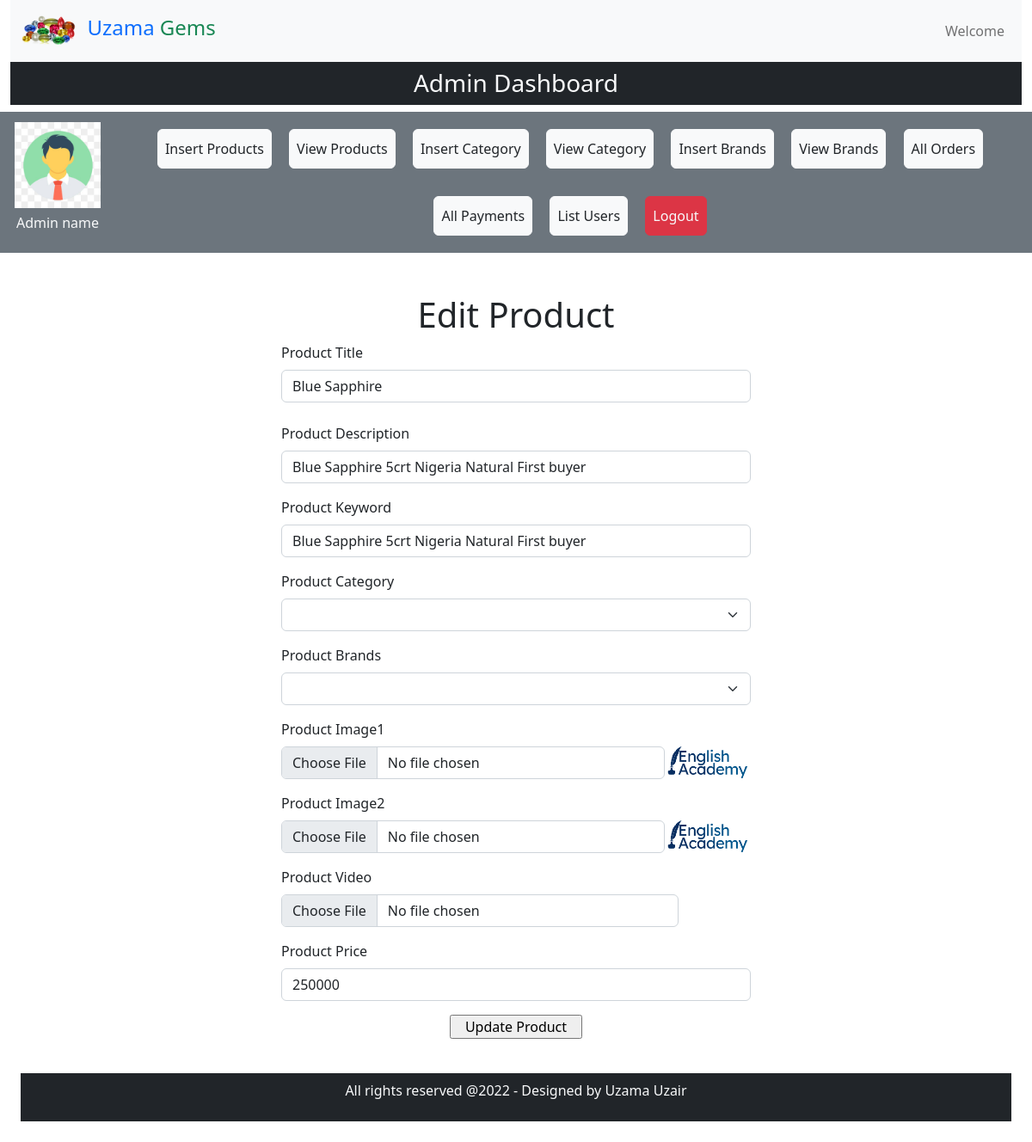
Screenshot of /admin_area/index.php?edit_products=1 with the database file from the repository.
### tables this page shows
CREATE TABLE `products` (
  `product_id` int(11) NOT NULL,
  `product_title` varchar(100) NOT NULL,
  `product_description` varchar(255) NOT NULL,
  `product_keywords` varchar(255) NOT NULL,
  `category_id` int(11) NOT NULL,
  `brand_id` int(11) NOT NULL,
  `product_image1` varchar(255) NOT NULL,
  `product_image2` varchar(255) NOT NULL,
  `product_video` varchar(255) NOT NULL,
  `product_price` varchar(100) NOT NULL,
  `date` timestamp NOT NULL DEFAULT current_timestamp() ON UPDATE current_timestamp(),
  `status` varchar(100) NOT NULL
);

### admin_area/edit_products.php (the view, shortened to what this page needs)
<?php
if(isset($_GET['edit_products'])){
    $edit_id = $_GET['edit_products'];
    $get_data = "SELECT * FROM `products` WHERE product_id=$edit_id";
    $result_edit = mysqli_query($con,$get_data);
    $row = mysqli_fetch_assoc($result_edit);
    $product_title = $row['product_title'];
    $product_description = $row['product_description'];
    $product_keywords = $row['product_keywords'];
    $category_id = $row['category_id'];
    $brand_id   = $row['brand_id'];
    $product_image1 = $row['product_image1'];
    $product_image2 = $row['product_image2'];
    $product_video  = $row['product_video'];
    $product_price = $row['product_price'];
    $select_cate = "SELECT * FROM `categories` WHERE category_id=$category_id";
    $result_category = mysqli_query($con,$select_cate);
    $row_cate = mysqli_fetch_assoc($result_category);
    $category_title = $row_cate['category_title'];
    $select_brand = "SELECT * FROM `brands` WHERE brand_id=$brand_id";
    $result_brand = mysqli_query($con,$select_brand);
    $row_brand = mysqli_fetch_assoc($result_brand);
    $brand_title = $row_brand['brand_title'];
}
?>
<div class="container mt-5">
    <h1 class="text-center">Edit Product</h1>
    <form action="" method="POST" enctype="multipart/form-data">
        <div class="form-outline w-50 m-auto mb-4">
            <label for="" class="form-label">Product Title</label>
            <input type="text" name="product_title" value="<?php echo $product_title ?>" class="form-control" required>
        </div>
        <div class="form-outline w-50 m-auto mb-3">
            <label for="" class="form-label">Product Description</label>
            <input type="text" name="product_description" value="<?php echo $product_description ?>" class="form-control" required>
        </div>
        <div class="form-outline w-50 m-auto mb-3">
            <label for="" class="form-label">Product Keyword</label>
            <input type="text" name="product_keyword" value="<?php echo $product_keywords ?>"  class="form-control" required>
        </div>
        <div class="form-outline w-50 m-auto mb-3">
        <label for="" class="form-label">Product Category</label>
            <select name="product_category" class="form-select">
                <option value="<?php echo $category_title ?>"><?php echo $category_title ?></option>
                <?php
                $select_cate_all = "SELECT * FROM `categories`";
                $result_category_all = mysqli_query($con,$select_cate_all);
                while($row_cate_all = mysqli_fetch_assoc($result_category_all)){
                    $category_title = $row_cate_all['category_title'];
                    $category_id = $row_cate_all['category_id'];
                        echo "<option value='$category_id'>$category_title</option>";
                    }
?>
            </select>
        </div>
        <div class="form-outline w-50 m-auto mb-3">
        <label for="" class="form-label">Product Brands</label>
            <select name="product_brand" class="form-select">
                <option value="<?php echo $brand_title ?>"><?php echo $brand_title ?></option>
                <?php
                    $select_brand_all = "SELECT * FROM `brands`";
                    $result_brand_all = mysqli_query($con,$select_brand_all);
                    while($row_brand_all = mysqli_fetch_assoc($result_brand_all)){
                        $brand_title = $row_brand_all['brand_title'];
                        $brand_id = $row_cate_all['brand_id'];
                            echo "<option value='$brand_id'>$brand_title</option>";
                        }
                    ?>
            </select>
        </div>
        <div class="form-outline w-50 m-auto mb-3">
            <label for="" class="form-label">Product Image1</label>
            <div class="d-flex">
              <input type="file" name="product_image1" class="form-control w-90 m-auto" required>
              <img src="./product_images/<?php echo $product_image1 ?>" class="product_img1" alt="">
            </div>
        </div>
        <div class="form-outline w-50 m-auto mb-3">
            <label for="" class="form-label">Product Image2</label>
            <div class="d-flex">
              <input type="file" name="product_image2"  class="form-control w-90 m-auto" required>
              <img src="./product_images/<?php echo $product_image2 ?>" class="product_img1" alt="">
            </div>
        </div>
        <div class="form-outline w-50 m-auto mb-3">
            <label for="" class="form-label">Product Video</label>
            <div class="d-flex">
              <input type="file" name="product_video" class="form-control w-90 m-auto" >
              <img src="./product_videos/<?php echo $product_video ?>" class="product_img1" alt="">
            </div>
        </div>
        <div class="form-outline w-50 m-auto mb-3">
            <label for="" class="form-label">Product Price</label>
            <input type="text" name="product_price" value="<?php echo $product_price ?>" class="form-control" required>
        </div>
        <div class="text-center">
            <input type="submit" name="edit_product" value="Update Product" class="bt btn-info px-3 mb-3">
        </div>
    </form>
</div>

### styles/style.css (style rules this page uses)
* { margin: 0; padding: 0; box-sizing: border-box; }

### admin_area/index.php (style rules this page uses)
body { overflow-x: hidden; }
.product_img1 { width: 100px; object-fit: contain; }

### rows the page displays
products: product_title "Blue Sapphire", product_description "Blue Sapphire 5crt Nigeria Natural First buyer", product_keyword "Blue Sapphire 5crt Nigeria Natural First buyer", product_image1 (picture), product_image2 (picture), product_price "250000"
